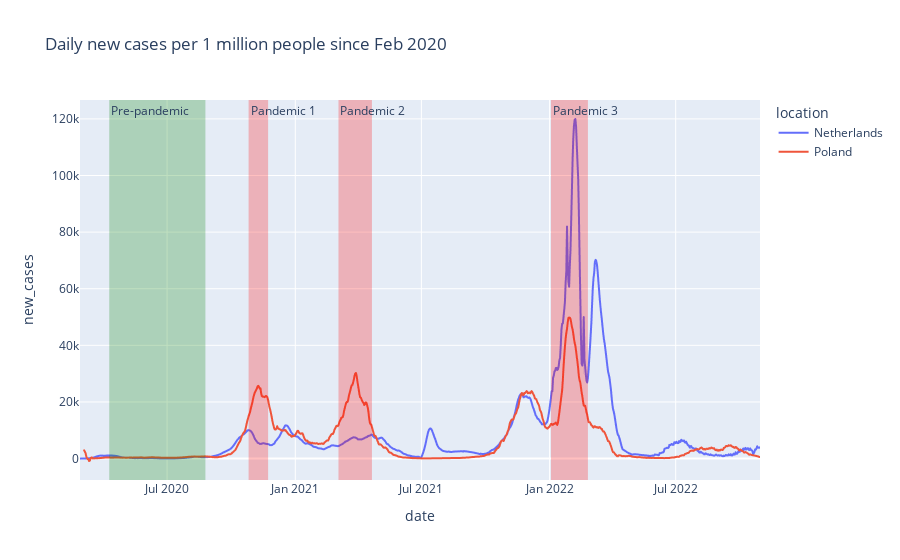

Notebook code cell kept with this figure:
### Markdown cell above
### 3.2 Determines two periods representing pre-pandemic and pandemic
- Firstly, visualize the covid daily new cases data of the Netherlands and Poland in a line chart.
- Secondly, add some rectangular to show some interesting time points.

### Code cell
# visualize the imported data
fig = px.line(covid_df, x='date', y='new_cases', color='location', title='Daily new cases per 1 million people since Feb 2020')

# mark typical pre-pandemic period
fig.add_vrect(x0="2020-04-09", x1="2020-08-25", col=1,
              annotation_text="Pre-pandemic", annotation_position="top left",
              fillcolor="green", opacity=0.25, line_width=0)

# mark typical pandemic shock 1
fig.add_vrect(x0="2020-10-26", x1="2020-11-23", col=1,
              annotation_text="Pandemic 1", annotation_position="top left",
              fillcolor="red", opacity=0.25, line_width=0)

# mark typical pandemic shock 1
fig.add_vrect(x0="2021-03-04", x1="2021-04-21", col=1,
              annotation_text="Pandemic 2", annotation_position="top left",
              fillcolor="red", opacity=0.25, line_width=0)

# mark typical pandemic shock 2
fig.add_vrect(x0="2022-01-03", x1="2022-02-25", col=1,
              annotation_text="Pandemic 3", annotation_position="top left",
              fillcolor="red", opacity=0.25, line_width=0)

### Figure 1 — Plotly figure (JSON) as saved in the notebook; plotly's stock layout.template omitted (floating-point values rounded to 4 significant figures; data arrays with more than 128 entries replaced by an {"elided": "..."} marker saying what was removed)
{"data": [{"hovertemplate": "location=Netherlands<br>date=%{x}<br>new_cases=%{y}<extra></extra>", "legendgroup": "Netherlands", "line": {"color": "#636efa", "dash": "solid"}, "marker": {"symbol": "circle"}, "mode": "lines", "name": "Netherlands", "showlegend": true, "type": "scattergl", "x": {"elided": "977 str values"}, "xaxis": "x", "y": {"elided": "977 float values"}, "yaxis": "y"}, {"hovertemplate": "location=Poland<br>date=%{x}<br>new_cases=%{y}<extra></extra>", "legendgroup": "Poland", "line": {"color": "#EF553B", "dash": "solid"}, "marker": {"symbol": "circle"}, "mode": "lines", "name": "Poland", "showlegend": true, "type": "scattergl", "x": {"elided": "971 str values"}, "xaxis": "x", "y": {"elided": "971 float values"}, "yaxis": "y"}], "layout": {"annotations": [{"showarrow": false, "text": "Pre-pandemic", "x": "2020-04-09", "xanchor": "left", "xref": "x", "y": 1, "yanchor": "top", "yref": "y domain"}, {"showarrow": false, "text": "Pandemic 1", "x": "2020-10-26", "xanchor": "left", "xref": "x", "y": 1, "yanchor": "top", "yref": "y domain"}, {"showarrow": false, "text": "Pandemic 2", "x": "2021-03-04", "xanchor": "left", "xref": "x", "y": 1, "yanchor": "top", "yref": "y domain"}, {"showarrow": false, "text": "Pandemic 3", "x": "2022-01-03", "xanchor": "left", "xref": "x", "y": 1, "yanchor": "top", "yref": "y domain"}], "legend": {"title": {"text": "location"}, "tracegroupgap": 0}, "shapes": [{"fillcolor": "green", "line": {"width": 0}, "opacity": 0.25, "type": "rect", "x0": "2020-04-09", "x1": "2020-08-25", "xref": "x", "y0": 0, "y1": 1, "yref": "y domain"}, {"fillcolor": "red", "line": {"width": 0}, "opacity": 0.25, "type": "rect", "x0": "2020-10-26", "x1": "2020-11-23", "xref": "x", "y0": 0, "y1": 1, "yref": "y domain"}, {"fillcolor": "red", "line": {"width": 0}, "opacity": 0.25, "type": "rect", "x0": "2021-03-04", "x1": "2021-04-21", "xref": "x", "y0": 0, "y1": 1, "yref": "y domain"}, {"fillcolor": "red", "line": {"width": 0}, "opacity": 0.25, "type": "rect", "x0": "2022-01-03", "x1": "2022-02-25", "xref": "x", "y0": 0, "y1": 1, "yref": "y domain"}], "title": {"text": "Daily new cases per 1 million people since Feb 2020"}, "xaxis": {"anchor": "y", "domain": [0, 1], "title": {"text": "date"}}, "yaxis": {"anchor": "x", "domain": [0, 1], "title": {"text": "new_cases"}}}}
